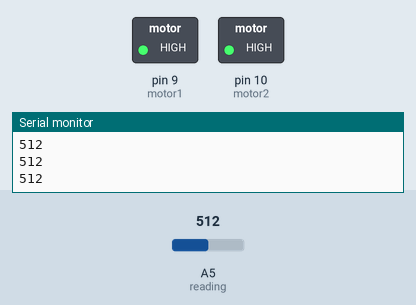
A sketch run on a simulated Arduino Uno, built with avr-gcc and run on an emulated ATmega328P. Shown: switched loads named in the sketch (green lamp = pin HIGH), the last lines printed to the serial monitor. The inputs (shaded band) are chosen by the test bench; at power-on: A5 (reading) = 512.

Above: at 1.2 s.
1.3 s: A5 (reading) set to 749
2.8 s: A5 (reading) set to 778
At 3.2 s:
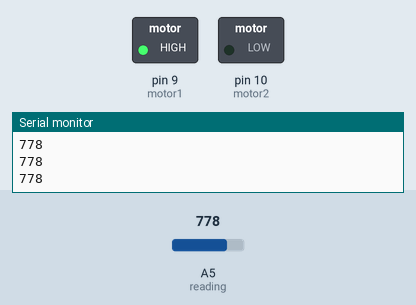
4.3 s: A5 (reading) set to 750
At 5.5 s:
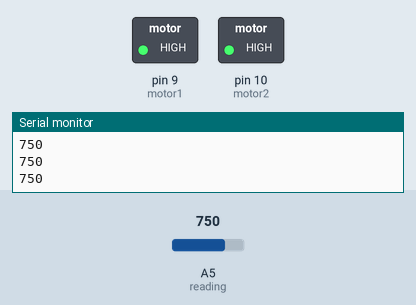
5.8 s: A5 (reading) set to 770
At 7.0 s:
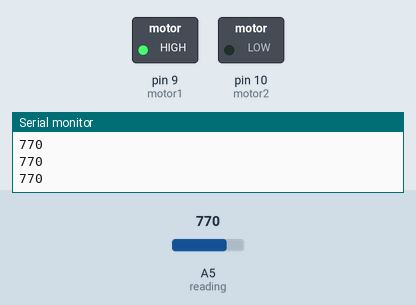
Timing chart, 0 to 8.3 s (numbered marks = the images above; inputs shaded):
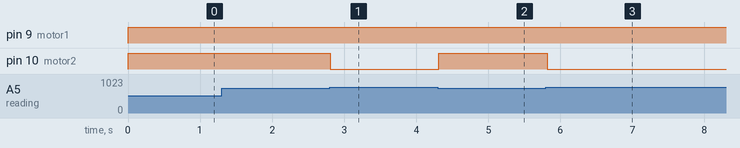

Measured:
- the behaviour switches between 759 and 760 on A5 (reading) (found by bisection; images 0 and 1)
- after the input at 2.8 s, pin 10 (motor2): HIGH → LOW at once
- after the input at 4.3 s, pin 10 (motor2): LOW → HIGH at once
- after the input at 5.8 s, pin 10 (motor2): HIGH → LOW at once

The sketch:

dark_sensor_robotic_car_11.ino
```cpp
int motor1= 9;
int motor2 = 10;
int reading = A5;
int reading1 = 0;

void setup() {
  pinMode(motor1,OUTPUT);
  pinMode(motor2,OUTPUT);
  pinMode(reading, INPUT);
  Serial.begin(9600);
}

void loop() {
  reading1 = analogRead(reading);
  Serial.println(reading1);
  if (reading1 < 760) {
    digitalWrite(motor1, HIGH);
    digitalWrite(motor2, HIGH);
  }
  else {
    digitalWrite(motor1, HIGH);
    digitalWrite(motor2, LOW);
  }
  delay(100);


}
```
